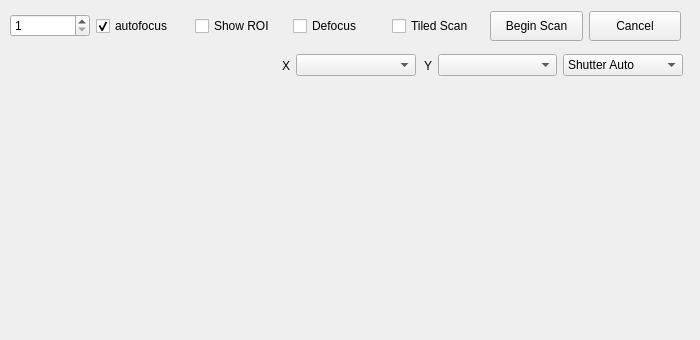
      <widget class="QWidget" name="tab_5">
       <attribute name="title">
        <string>Scan Regions</string>
       </attribute>
       <widget class="customWidget" name="regionDefWidget" native="true">
        <property name="geometry">
         <rect>
          <x>0</x>
          <y>90</y>
          <width>691</width>
          <height>241</height>
         </rect>
        </property>
       </widget>
       <widget class="QWidget" name="horizontalLayoutWidget_3">
        <property name="geometry">
         <rect>
          <x>10</x>
          <y>10</y>
          <width>671</width>
          <height>32</height>
         </rect>
        </property>
        <layout class="QHBoxLayout" name="horizontalLayout_10">
         <item>
          <widget class="QSpinBox" name="scanRegSpinbox">
           <property name="sizePolicy">
            <sizepolicy hsizetype="Fixed" vsizetype="Fixed">
             <horstretch>0</horstretch>
             <verstretch>0</verstretch>
            </sizepolicy>
           </property>
           <property name="minimumSize">
            <size>
             <width>80</width>
             <height>0</height>
            </size>
           </property>
           <property name="maximumSize">
            <size>
             <width>80</width>
             <height>16777215</height>
            </size>
           </property>
           <property name="alignment">
            <set>Qt::AlignLeading|Qt::AlignLeft|Qt::AlignVCenter</set>
           </property>
           <property name="minimum">
            <number>1</number>
           </property>
           <property name="maximum">
            <number>100</number>
           </property>
          </widget>
         </item>
         <item>
          <widget class="QCheckBox" name="autofocusCheckbox">
           <property name="text">
            <string>autofocus</string>
           </property>
           <property name="checked">
            <bool>true</bool>
           </property>
          </widget>
         </item>
         <item>
          <widget class="QCheckBox" name="roiCheckbox">
           <property name="text">
            <string>Show ROI</string>
           </property>
          </widget>
         </item>
         <item>
          <widget class="QCheckBox" name="defocusCheckbox">
           <property name="text">
            <string>Defocus</string>
           </property>
          </widget>
         </item>
         <item>
          <widget class="QCheckBox" name="tiledCheckbox">
           <property name="text">
            <string>Tiled Scan</string>
           </property>
          </widget>
         </item>
         <item>
          <widget class="QPushButton" name="beginScanButton">
           <property name="minimumSize">
            <size>
             <width>0</width>
             <height>30</height>
            </size>
           </property>
           <property name="maximumSize">
            <size>
             <width>16777215</width>
             <height>30</height>
            </size>
           </property>
           <property name="text">
            <string>Begin Scan</string>
           </property>
          </widget>
         </item>
         <item>
          <widget class="QPushButton" name="cancelButton">
           <property name="minimumSize">
            <size>
             <width>0</width>
             <height>30</height>
            </size>
           </property>
           <property name="maximumSize">
            <size>
             <width>16777215</width>
             <height>30</height>
            </size>
           </property>
           <property name="text">
            <string>Cancel</string>
           </property>
          </widget>
         </item>
        </layout>
       </widget>
       <widget class="QWidget" name="horizontalLayoutWidget_6">
        <property name="geometry">
         <rect>
          <x>280</x>
          <y>50</y>
          <width>403</width>
          <height>31</height>
         </rect>
        </property>
        <layout class="QHBoxLayout" name="horizontalLayout_13">
         <item>
          <widget class="QLabel" name="label_8">
           <property name="maximumSize">
            <size>
             <width>10</width>
             <height>16777215</height>
            </size>
           </property>
           <property name="text">
            <string>X</string>
           </property>
           <property name="alignment">
            <set>Qt::AlignRight|Qt::AlignTrailing|Qt::AlignVCenter</set>
           </property>
          </widget>
         </item>
         <item>
          <widget class="QComboBox" name="xMotorCombo"/>
         </item>
         <item>
          <widget class="QLabel" name="label_11">
           <property name="maximumSize">
            <size>
             <width>10</width>
             <height>16777215</height>
            </size>
           </property>
           <property name="text">
            <string>Y</string>
           </property>
           <property name="alignment">
            <set>Qt::AlignRight|Qt::AlignTrailing|Qt::AlignVCenter</set>
           </property>
          </widget>
         </item>
         <item>
          <widget class="QComboBox" name="yMotorCombo"/>
         </item>
         <item>
          <widget class="QComboBox" name="shutterComboBox">
           <item>
            <property name="text">
             <string>Shutter Auto</string>
            </property>
           </item>
           <item>
            <property name="text">
             <string>Shutter Open</string>
            </property>
           </item>
           <item>
            <property name="text">
             <string>Shutter Closed</string>
            </property>
           </item>
          </widget>
         </item>
        </layout>
       </widget>
      </widget>
